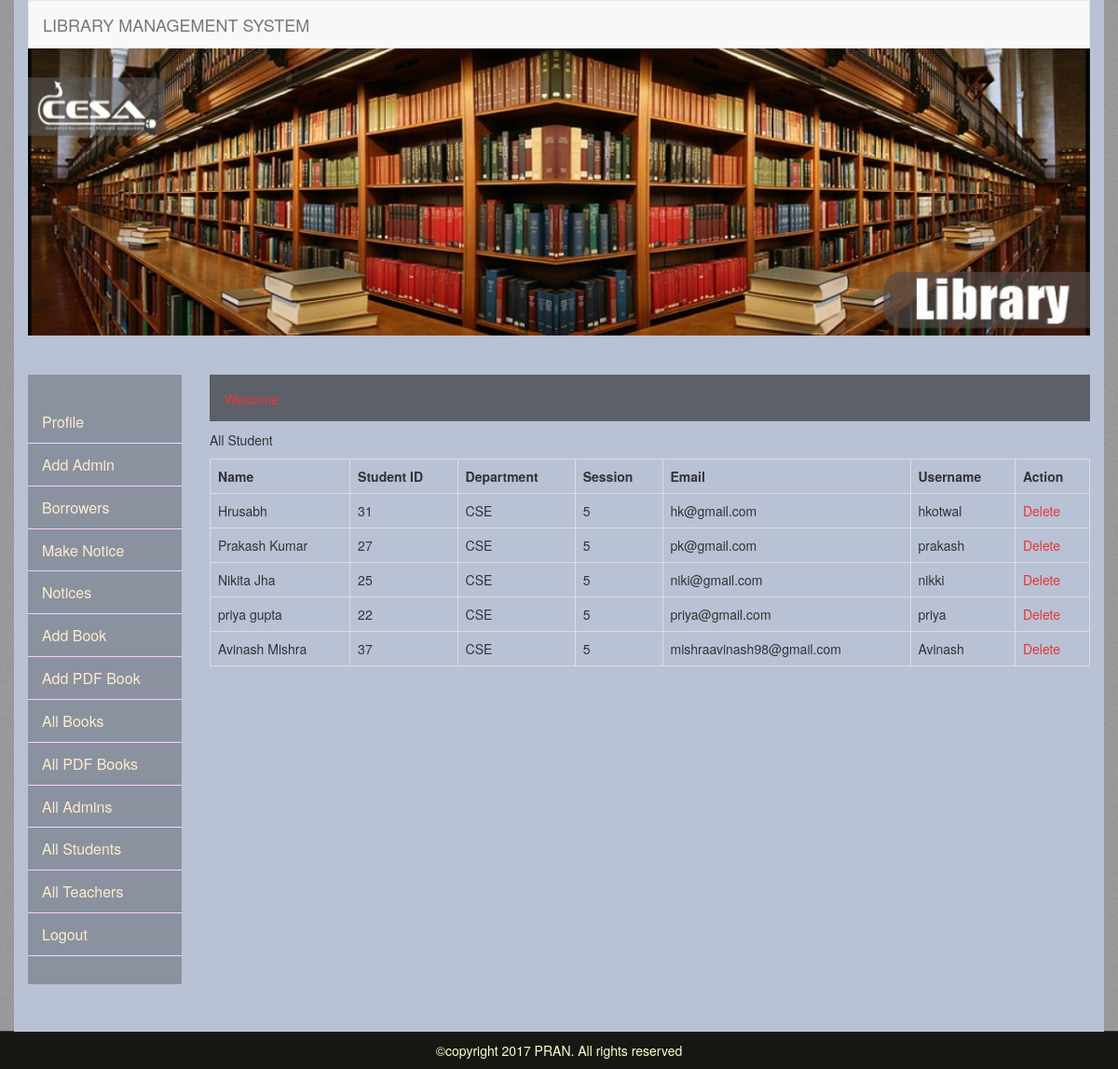
Screenshot of /allstudents.php with the database file from the repository.
### tables this page shows
CREATE TABLE `registration` (
  `id` int(11) NOT NULL,
  `name` varchar(50) NOT NULL,
  `st_id` int(11) NOT NULL,
  `dept` varchar(25) NOT NULL,
  `session` int(11) NOT NULL,
  `email` varchar(50) NOT NULL,
  `username` varchar(50) NOT NULL,
  `password` varchar(50) NOT NULL,
  `user_role` int(11) NOT NULL DEFAULT '2'
);

### allstudents.php (the view, shortened to what this page needs)
<?php include('adminheader.php');?>
    <div class="row">
      <?php include('adminmenu.php'); ?>
      <div class="col-md-10">
        <p class="welcome">Welcome &nbsp;&nbsp;<span style="color:#2484A4;"> <?php echo $_SESSION['username']; ?>  </span></p>
       <p>All Student</p>
        <table cellpadding="2" cellspacing="2" border="2" class="table table-bordered">
              <tr>
                <th>Name</th>
                <th>Student ID</th>
                <th>Department</th>
                <th>Session</th>
                <th>Email</th>
                <th>Username</th>
                <th>Action</th>
              </tr>
              <?php
               require 'newcon.php';
                $data = mysqli_query($link,"SELECT id, name, st_id,dept, session, email, username FROM registration");
               while($row = mysqli_fetch_array($data)) {?>
              <tr>
                <?php $id = $row['id']; ?>
                <td><?php echo  $row['name'];?></td>
                <td><?PHP echo  $row['st_id']; ?></td>
                <td><?php echo  $row['dept'];?></td>
                <td><?PHP echo  $row['session']; ?></td>
                <td><?PHP echo  $row['email']; ?></td>
                <td><?PHP echo  $row['username'];?></td>
                <td>
                  <a href="deletestudents.php?id=<?php echo $id ?>">Delete</a>
                </td>
              </tr>
              <?php } ?>
            </table>
      </div>
    </div>
  </div>
 <?php include('footer.php');?>

### css/mystyle.css (style rules this page uses)
a { text-decoration:none; color:#e63636; }
body { background:url(../images/body-bg.png); }
.welcome { height: 50px; background:rgba(0,0,0,0.50);padding: 16px;color: #EA3636; }

### rows the page displays
registration: name "Hrusabh", st "31", dept "CSE", session "5", email "hk@gmail.com", username "hkotwal"
registration: name "Prakash Kumar", st "27", dept "CSE", session "5", email "pk@gmail.com", username "prakash"
registration: name "Nikita Jha", st "25", dept "CSE", session "5", email "niki@gmail.com", username "nikki"
registration: name "priya gupta", st "22", dept "CSE", session "5", email "priya@gmail.com", username "priya"
registration: name "Avinash Mishra", st "37", dept "CSE", session "5", email "mishraavinash98@gmail.com", username "Avinash"
